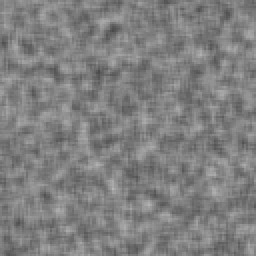
%> input picture 3/synth1.pgm, 128 x 128 px (shown 2 times larger); the run also reads 2 pictures not shown here
$ octave run_lucas_kanade.m   (GNU Octave 9; MATLAB toolbox functions it lacks are replaced by stand-ins)
%> lines starting %> are read from the running program, lines starting %| are printed output that depends on the picture
### 3/lucas_kanade.m
function [Vx,Vy] = lucas_kanade(im1, im2, plotting)
    oim1 = im1;
    oim2 = im2;
    if (size(im1,3) == 3)
        im1 = rgb2gray(im1);
    end
    if (size(im2,3) == 3)
        im2 = rgb2gray(im2);
    end
    if nargin < 3
        plotting = true;
    end

    im1 = im2double(im1);
    im2 = im2double(im2);

    assert(all(size(im1) == size(im2)))

    stride = 5;
    ws = 15;
    hws = floor(ws/2);
    [w,h] = size(im1);

    % Calculate the derivatives
    %Ky = fspecial('prewitt');
    Ky = [-1 -1;1 1];
    Kx = Ky';
    Ix = imfilter(im1, Kx, 'conv', 'symmetric') + imfilter(im2, Kx, 'conv', 'symmetric');
    Iy = imfilter(im1, Ky, 'conv', 'symmetric') + imfilter(im2, Ky, 'conv', 'symmetric');
    It = imfilter(im1, ones(2), 'conv', 'symmetric') - imfilter(im2, ones(2), 'conv', 'symmetric');

    Vx = zeros(size(im1));
    Vy = zeros(size(im1));
    for x = hws+1:stride:w-hws
        for y = hws+1:stride:h-hws
            cIx = Ix(x-hws:x+hws, y-hws:y+hws)';
            cIy = Iy(x-hws:x+hws, y-hws:y+hws)';
            cIt = It(x-hws:x+hws, y-hws:y+hws)';

            cIx = cIx(:);
            cIy = cIy(:);

            A = [cIx, cIy];
            b = -cIt(:);
            %u = pinv(A) * b;
            u = pinv(A'*A)*A'*b;
            Vx(x:x+stride,y:y+stride) = u(1);
            Vy(x:x+stride,y:y+stride) = u(2);
        end
    end

    if plotting
        figure(1)
        set(gca,'Units','pixels'); %changes the Units property of axes to pixels
        set(gca,'Position', [1 1 size(oim1,1) size(oim1,2)])
        imshow(oim1)
        hold on;
        quiver(Vx, Vy, 10);
        hold off;
    end
end

### 3/run_lucas_kanade.m
synth1 = imread('./synth1.pgm');
%> synth1 is the input picture: size 128x128 uint8; min 74, max 183, mean 127.6
synth2 = imread('./synth2.pgm');

sphere1 = imread('./sphere1.ppm');
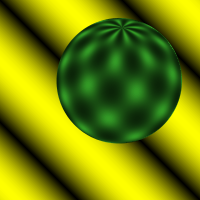
%> input picture 3/sphere1.ppm, 200 x 200 px
%> sphere1 is the input picture: size 200x200x3 uint8; mean R, G, B 117.1, 134, 5.8
sphere2 = imread('./sphere2.ppm');

[Vx, Vy] = lucas_kanade(sphere1, sphere2);
%> after the loop in lucas_kanade, `for x = hws+1:stride:w-hws`:
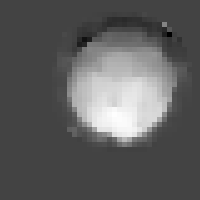
%> Vx: size 200x200 double; min -1.92, max 5.33, mean 0.755; drawn with min black and max white
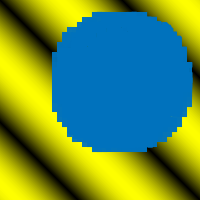
%> figure redrawn from the program's plot data
export_fig(1, 'lucas_kanade_sphere.png')


[Vx, Vy] = lucas_kanade(synth1, synth2);
%> in lucas_kanade (call 2), `Iy = imfilter(im1, Ky, 'conv', 'symmetric') + imfilter(im2, Ky, 'conv'..`:
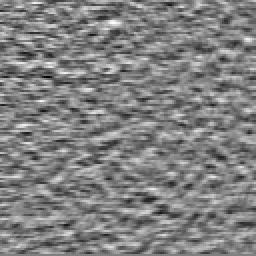
%> Iy: size 128x128 double (shown 2 times larger); min -0.384, max 0.376, mean 0.000167; drawn with min black and max white
%> after the loop in lucas_kanade (call 2), `for x = hws+1:stride:w-hws`:
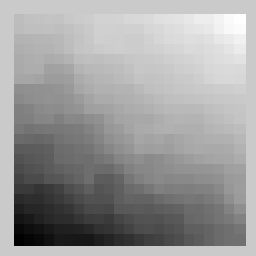
%> Vx: size 128x128 double (shown 2 times larger); min -0.966, max 0.251, mean -0.219; drawn with min black and max white
%> after the loop in lucas_kanade (call 2), `for x = hws+1:stride:w-hws`:
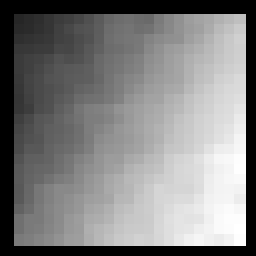
%> Vy: size 128x128 double (shown 2 times larger); min 0, max 1.16, mean 0.58; drawn with min black and max white
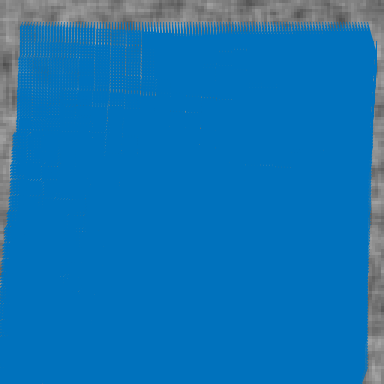
%> figure redrawn from the program's plot data; shown 3 times larger
export_fig(1, 'lucas_kanade_synth.png')
